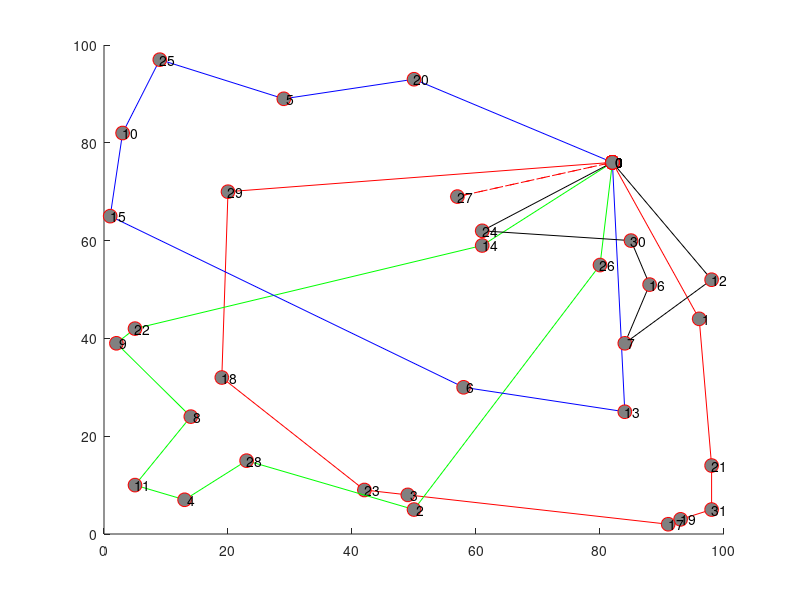

MATLAB code to generate this figure: (Note: this script raises an error after producing the figure.)
hold on;
plot([ 82; 96; 98; 98; 93; 91; 49; 42; 19; 20; 82], [ 76; 44; 14;  5;  3;  2;  8;  9; 32; 70; 76], '-ro', 'MarkerSize', 10, 'MarkerEdgeColor', 'r', 'MarkerFaceColor', [0.5,0.5,0.5]);
text([ 82; 96; 98; 98; 93; 91; 49; 42; 19; 20; 82], [ 76; 44; 14;  5;  3;  2;  8;  9; 32; 70; 76], num2str([   0;   1;  21;  31;  19;  17;   3;  23;  18;  29;   0]));
plot([ 82; 80; 50; 23; 13;  5; 14;  2;  5; 61; 82], [ 76; 55;  5; 15;  7; 10; 24; 39; 42; 59; 76], '-go', 'MarkerSize', 10, 'MarkerEdgeColor', 'r', 'MarkerFaceColor', [0.5,0.5,0.5]);
text([ 82; 80; 50; 23; 13;  5; 14;  2;  5; 61; 82], [ 76; 55;  5; 15;  7; 10; 24; 39; 42; 59; 76], num2str([   0;  26;   2;  28;   4;  11;   8;   9;  22;  14;   0]));
plot([ 82; 50; 29;  9;  3;  1; 58; 84; 82], [ 76; 93; 89; 97; 82; 65; 30; 25; 76], '-bo', 'MarkerSize', 10, 'MarkerEdgeColor', 'r', 'MarkerFaceColor', [0.5,0.5,0.5]);
text([ 82; 50; 29;  9;  3;  1; 58; 84; 82], [ 76; 93; 89; 97; 82; 65; 30; 25; 76], num2str([   0;  20;   5;  25;  10;  15;   6;  13;   0]));
plot([ 82; 98; 84; 88; 85; 61; 82], [ 76; 52; 39; 51; 60; 62; 76], '-ko', 'MarkerSize', 10, 'MarkerEdgeColor', 'r', 'MarkerFaceColor', [0.5,0.5,0.5]);
text([ 82; 98; 84; 88; 85; 61; 82], [ 76; 52; 39; 51; 60; 62; 76], num2str([   0;  12;   7;  16;  30;  24;   0]));
plot([ 82; 57; 82], [ 76; 69; 76], '--ro', 'MarkerSize', 10, 'MarkerEdgeColor', 'r', 'MarkerFaceColor', [0.5,0.5,0.5]);
text([ 82; 57; 82], [ 76; 69; 76], num2str([   0;  27;   0]));
legend('Route 1','Route 2','Route 3','Route 4','Route 5',0);
xlabel('x');
ylabel('y');
